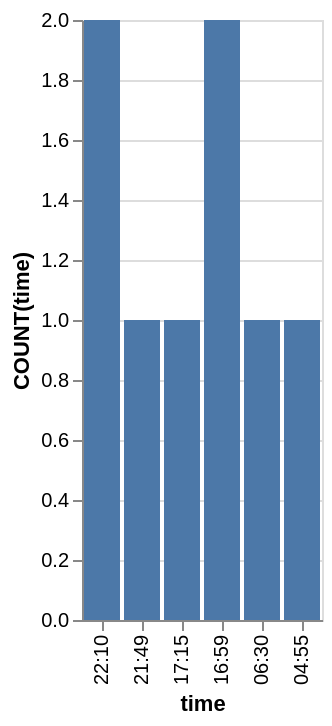

Vega-Lite specification for this chart:
### Vega-Lite specification from a JSON file in a GitHub repository (floating-point values rounded to 4 significant figures)
{"data": {"values": [{"x_data": "22:10", "y_data": 2}, {"x_data": "21:49", "y_data": 1}, {"x_data": "17:15", "y_data": 1}, {"x_data": "16:59", "y_data": 2}, {"x_data": "06:30", "y_data": 1}, {"x_data": "04:55", "y_data": 1}]}, "mark": "bar", "encoding": {"x": {"field": "x_data", "type": "nominal", "title": "time", "sort": "descending"}, "y": {"field": "y_data", "type": "quantitative", "title": "COUNT(time)"}}}
